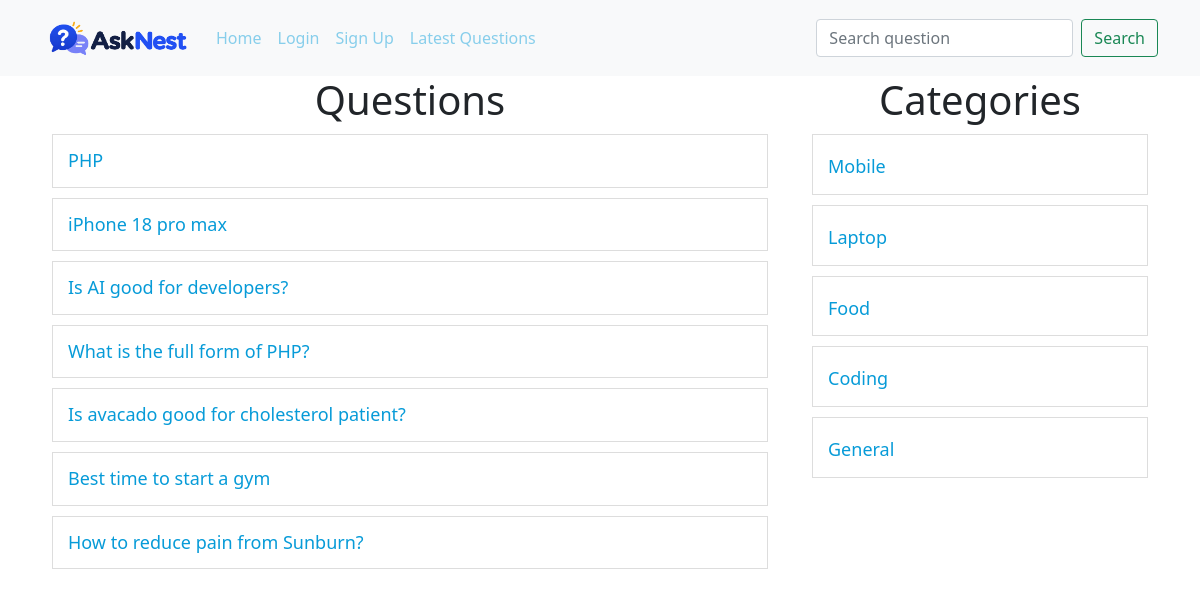
The page / on the database its author committed.
### tables this page shows
CREATE TABLE `questions` (
  `id` int NOT NULL,
  `title` varchar(255) NOT NULL,
  `description` varchar(255) NOT NULL,
  `category_id` int NOT NULL,
  `user_id` int NOT NULL
);

CREATE TABLE `category` (
  `id` int NOT NULL,
  `name` varchar(100) NOT NULL
);

### client/questions.php (the view, shortened to what this page needs)
<?php
include("./common/db.php");
$cid = isset($cid) ? $cid : 0;
$uid = isset($uid) ? $uid : 0;
$heading = "Questions";
if(isset($_GET["c-id"])){
    $query = "select * from questions where category_id=$cid";
    $categoryResult = $conn->query("select name from category where id=$cid");
    $categoryRow = $categoryResult->fetch_assoc();
    if($categoryRow){
        $heading = ucfirst($categoryRow['name']);
    }
} else if(isset($_GET["u-id"])){
    $query = "select * from questions where user_id=$uid";
} else if(isset($_GET["latest"])){
    $query = "select * from questions order by id desc";
} else if(isset($_GET["search"])){
    $searchText = $conn->real_escape_string($_GET["search"]);
    $query = "select * from questions where `title` LIKE '%$searchText%' ";
} else {
    $query = "select * from questions";
}
?>
<div class="container">
    <div class="row">
        <div class="col-8">
            <h1 class="heading"><?php echo $heading; ?></h1>
            <?php
            $result = $conn->query($query);
            foreach($result as $row) {
                $title = $row['title'];
                $id = $row['id'];
                echo "<div class='row question-list'>
                <h4 class='my-questions'><a href='?q-id=$id'>$title</a>";
                echo "</h4>
                </div>";
            }
            ?>
        </div>
        <div class="col-4">
            <?php include('category-list.php'); ?>
        </div>
    </div>
</div>

### index.php (shortened to what this page needs)
<!DOCTYPE html>
<html lang="en">
<head>
    <?php include('./client/commonFiles.php')  ?>
</head>
<body>
<?php
include('./client/header.php');
if(isset($_GET['signup']) && !isset($_SESSION['user']['username'])){
  include('./client/signup.php');
}
else if(isset($_GET['login']) && !isset($_SESSION['user']['username'])){
  include('./client/login.php');
}
else if(isset($_GET['ask'])) {
  include('./client/ask.php');
}
else if(isset($_GET['q-id'])) {
  $qid = (int) $_GET['q-id'];
  include('./client/question-details.php');
}
else if(isset($_GET['c-id'])){
  $cid = (int) $_GET['c-id'];
  include('./client/questions.php');
}
else if(isset($_GET['u-id'])){
  $uid = (int) $_GET['u-id'];
  include('./client/questions.php');
}
else if(isset($_GET['latest'])){
  include('./client/questions.php');
}
else if(isset($_GET['search'])){
  $search = $_GET['search'];
  include('./client/questions.php');
}
else {
  include('./client/questions.php');
}
?>
</body>
</html>

### client/commonFiles.php (shortened to what this page needs)
<link href="https://cdn.jsdelivr.net/npm/bootstrap@5.0.2/dist/css/bootstrap.min.css" rel="stylesheet">
<link rel="stylesheet" href="./public/style.css" />

### client/header.php (shortened to what this page needs)
<nav class="navbar navbar-expand-lg navbar-light bg-light">
  <div class="container">
    <a class="navbar-brand" href="./">
      <img src="./public/logo2.png" height="50" alt="AskNest logo" />
    </a>
    <div class="collapse navbar-collapse" id="navbarNav">
      <ul class="navbar-nav">
        <li class="nav-item">
          <a class="nav-link active" href="./">Home</a>
        </li>
        <?php
        if(!isset($_SESSION['user']['username'])){?>
          <li class="nav-item">
          <a class="nav-link" href="?login=true">Login</a>
          </li>
          <li class="nav-item">
            <a class="nav-link" href="?signup=true">Sign Up</a>
          </li>
        <?php } ?>
        <li class="nav-item">
          <a class="nav-link" href="?latest=true">Latest Questions</a>
        </li>
      </ul>
    </div>
    <form class="d-flex" action="">
        <input class="form-control me-2" name="search" type="search" placeholder="Search question">
        <button class="btn btn-outline-success" type="submit">Search</button>
      </form>
  </div>
</nav>

### client/category-list.php
<div>
    <h1 class="heading">Categories</h1>
    <?php
    include('./common/db.php');
    $query = "select * from category";
    $result = $conn->query($query);
    foreach($result as $row) {
        $name = ucfirst($row['name']);
        $id = $row['id'];
        echo "<div class='row question-list'>
        <h4><a href='?c-id=$id'>$name</a></h4>
        </div>";
    }
    ?>
</div>

### public/style.css (style rules this page uses)
a { color: skyblue !important; }
.heading { text-align: center; }
.question-list { border: 1px solid #ddd; padding: 15px; margin: 10px; }
.question-list h4 { margin: 0; padding: 0; }
.question-list a, .question-title { font-size: 18px; text-decoration: none; color: #079bd8 !important; }
.my-questions { display: flex; justify-content: space-between; }

### rows shown on the page
questions: title "PHP"
questions: title "iPhone 18 pro max"
questions: title "Is AI good for developers?"
questions: title "What is the full form of PHP?"
questions: title "Is avacado good for cholesterol patient?"
questions: title "Best time to start a gym"
questions: title "How to reduce pain from Sunburn?"
category: name "Mobile"
category: name "Laptop"
category: name "Food"
category: name "Coding"
category: name "General"

### other values the page prints
$heading "Questions"
